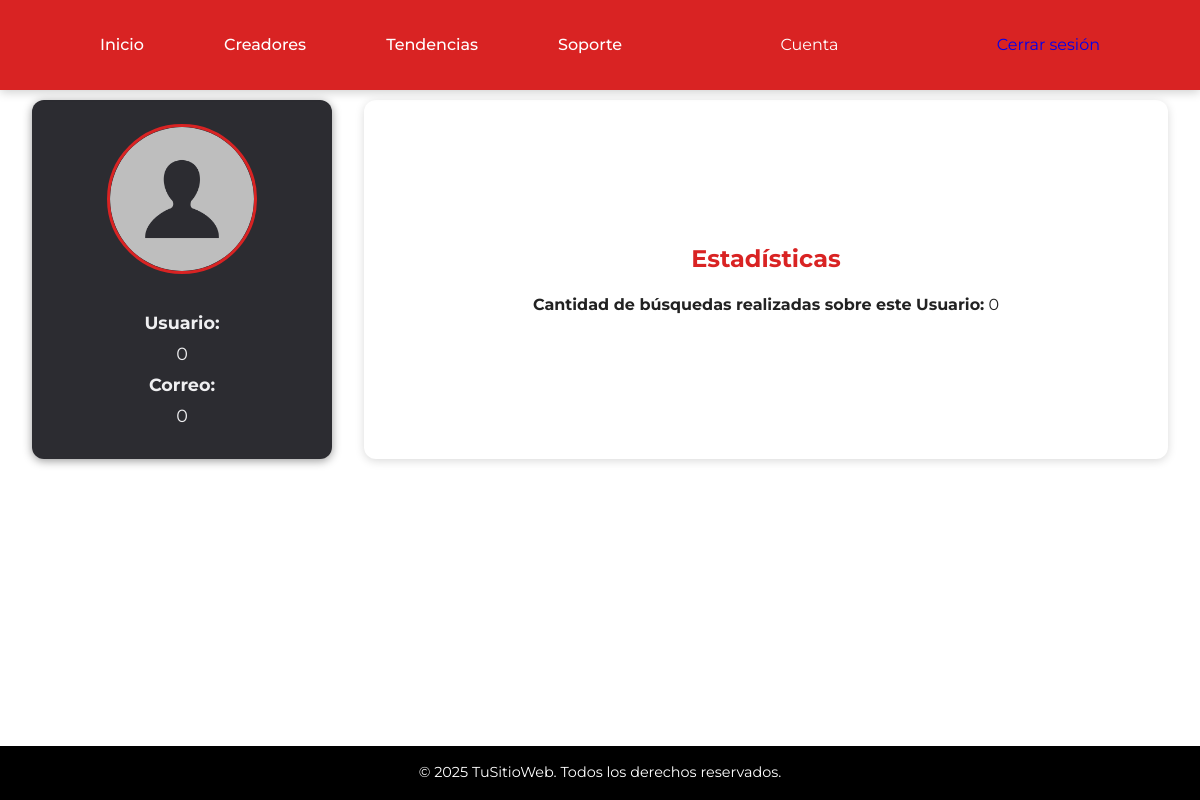
/Cuenta.php (signed in), run on the app's committed database.
### tables this page shows
CREATE TABLE `usuarios` (
  `idusuarios` int(11) NOT NULL,
  `nombre` varchar(200) NOT NULL,
  `usuario` varchar(30) NOT NULL,
  `correo` varchar(100) NOT NULL,
  `foto_perfil` varchar(200) NOT NULL,
  `contraseña` varchar(100) NOT NULL,
  `busquedas` int(11) NOT NULL
);

### Cuenta.php (the view, shortened to what this page needs)
<?php
include 'php/conexion.php';
$user_id = $_SESSION['id_usuario'] ?? null;
$sql = "SELECT nombre, usuario, correo, foto_perfil, busquedas FROM usuarios WHERE idusuarios = ?";
$stmt = $conexion->prepare($sql);
$stmt->bind_param("i", $user_id);
$stmt->execute();
$result = $stmt->get_result();
$usuario = $result->fetch_assoc();
$profilePhoto = $usuario['foto_perfil'] && file_exists($usuario['foto_perfil'])
    ? $usuario['foto_perfil']
    : 'img/avatar.png';
?>
<!DOCTYPE html>
<html lang="es">
<head>
    <link rel="stylesheet" href="css/style.css" />
</head>
<body>
<header>
  <ul class="navbar">
    <li><a href="main.php">Inicio</a></li>
    <li><a href="Creadores.php">Creadores</a></li>
    <li><a href="Tendencias.php">Tendencias</a></li>
    <li><a href="Soporte.php">Soporte</a></li>
  </ul>
  <a href="cuenta.php" class="btnlogin">Cuenta</a>
  <a href="php/logout.php" class="btnlogout">Cerrar sesión</a>
</header>
<main class="cuenta-main">
  <section class="perfil-lateral">
    <div class="foto-perfil">
      <img src="<?php echo htmlspecialchars($profilePhoto); ?>" alt="Foto de perfil" id="avatar">
    </div>
    <div class="datos-usuario">
      <p><strong>Usuario:</strong></p>
      <p><?php echo htmlspecialchars($usuario['usuario']); ?></p>
      <p><strong>Correo:</strong></p>
      <p><?php echo htmlspecialchars($usuario['correo']); ?></p>
    </div>
  </section>
  <section class="contenido-principal">
    <h2>Estadísticas</h2>
    <p><strong>Cantidad de búsquedas realizadas sobre este Usuario:</strong> <?php echo (int)$usuario['busquedas']; ?></p>
  </section>
</main>
</body>
<footer class="custom-footer">
  <div class="custom-footer-container">
    <p class="custom-footer-text">&copy; <?= date('Y') ?> TuSitioWeb. Todos los derechos reservados.</p>
  </div>
</footer>
</html>

### css/style.css (style rules this page uses)
* { font-family: "Montserrat", sans-serif; margin: 0; padding: 0; box-sizing: border-box; list-style: none; text-decoration: none; scroll-padding-top: 2rem; scroll-behavior: smooth; }
:root { --main-color: #d92323; --text-color: white; --bg-color: black; }
body { background: var(--text-color); color: var(--bg-color); min-height: 100vh; line-height: 1.5; }
header { position: fixed; width: 100%; top: 0; right: 0; z-index: 1000; display: flex; align-items: center; justify-content: space-between; padding: 20px 100px; transition: 0.5s ease; background: var(--main-color); box-shadow: 0 2px 10px rgba(0, 0, 0, 0.2); }
.navbar { display: flex; column-gap: 5rem; }
.navbar li { position: relative; }
.navbar a { font-size: 1rem; font-weight: 500; position: relative; color: var(--text-color); }
.navbar a::after { content: ""; position: absolute; left: 0; bottom: -4px; width: 0%; height: 2px; background: var(--bg-color); transition: width 0.2s linear; }
.btnlogin { padding: 0.7rem 1.4rem; color: var(--text-color); font-weight: 400; border-radius: 0.5rem; position: relative; border: 2px solid transparent; transition: color 0.3s ease, border-color 0.3s ease; }
.cuenta-main { display: flex; padding: 100px 2rem 2rem 2rem; gap: 2rem; }
.perfil-lateral { width: 300px; background-color: #2c2c31; border-radius: 12px; padding: 1.5rem; color: #efeff1; display: flex; flex-direction: column; align-items: center; gap: 1.5rem; box-shadow: 0 2px 10px rgba(0,0,0,0.4); }
.foto-perfil img { width: 200px; height: 200px; object-fit: cover; border-radius: 50%; border: 3px solid var(--main-color); }
.datos-usuario p { margin: 0.3rem 0; text-align: center; font-size: 1.1rem; }
.datos-usuario p strong { font-weight: 700; }
.contenido-principal { flex-grow: 1; background-color: white; padding: 2rem; border-radius: 12px; color: #222; box-shadow: 0 2px 10px rgba(0,0,0,0.15); display: flex; flex-direction: column; justify-content: center; align-items: center; text-align: center; }
.contenido-principal h2 { margin-bottom: 1rem; color: var(--main-color); }
.custom-footer { background-color: #000; color: #fff; text-align: center; padding: 1rem 0; position: fixed; bottom: 0; width: 100%; z-index: 100; }
.custom-footer-container { max-width: 1200px; margin: 0 auto; }
.custom-footer-text { font-size: 0.9rem; margin: 0; user-select: none; }
.foto-perfil img#avatar { cursor: pointer; width: 150px; height: 150px; border-radius: 50%; object-fit: cover; }

### data on the page
usuarios: usuario "0", correo "0", busquedas "0"
